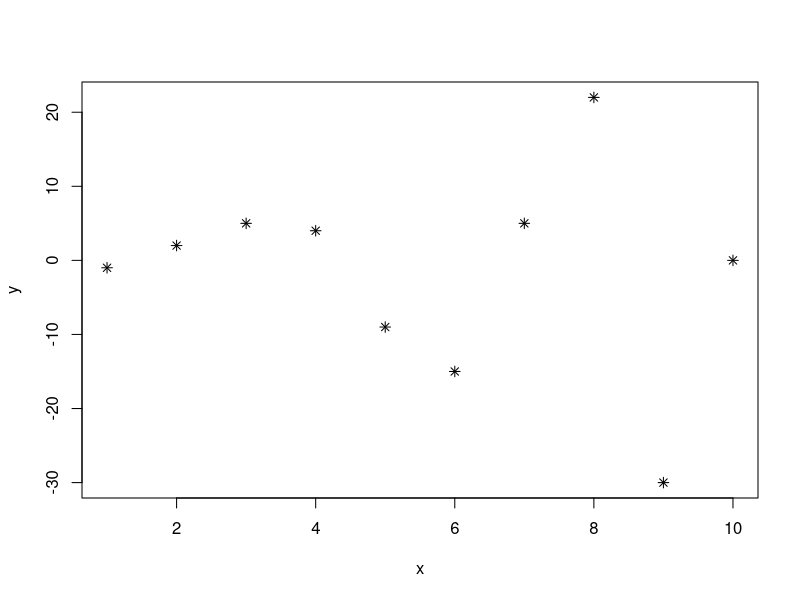
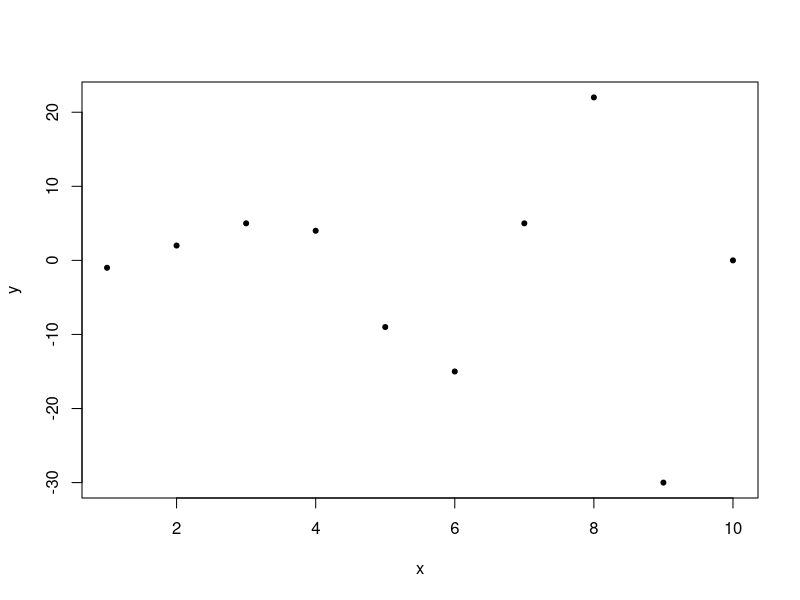
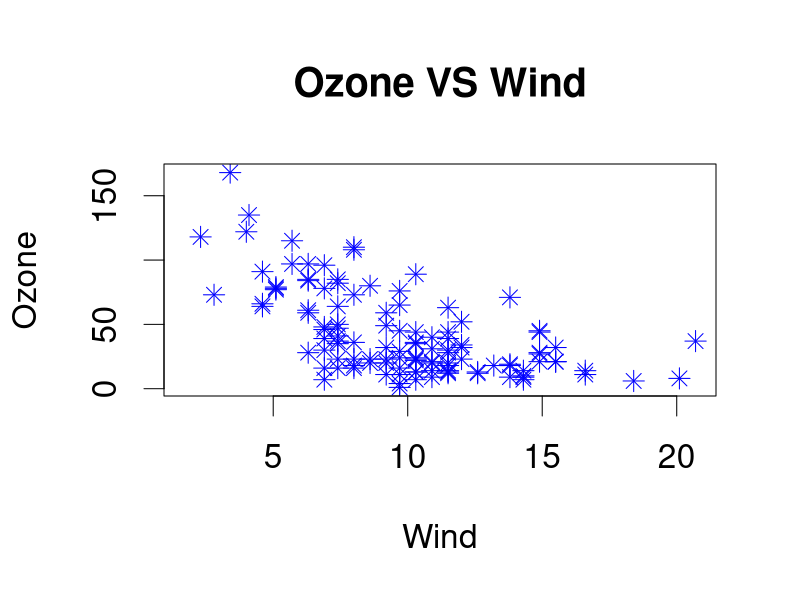
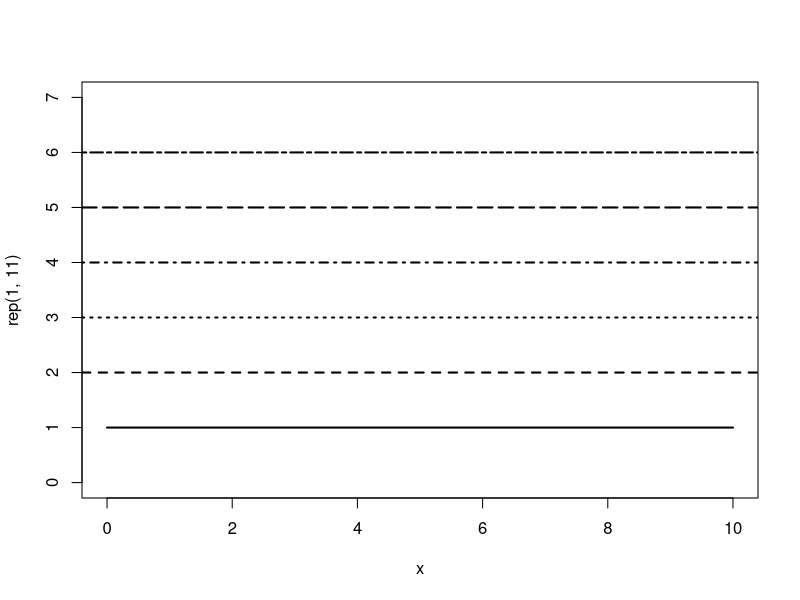
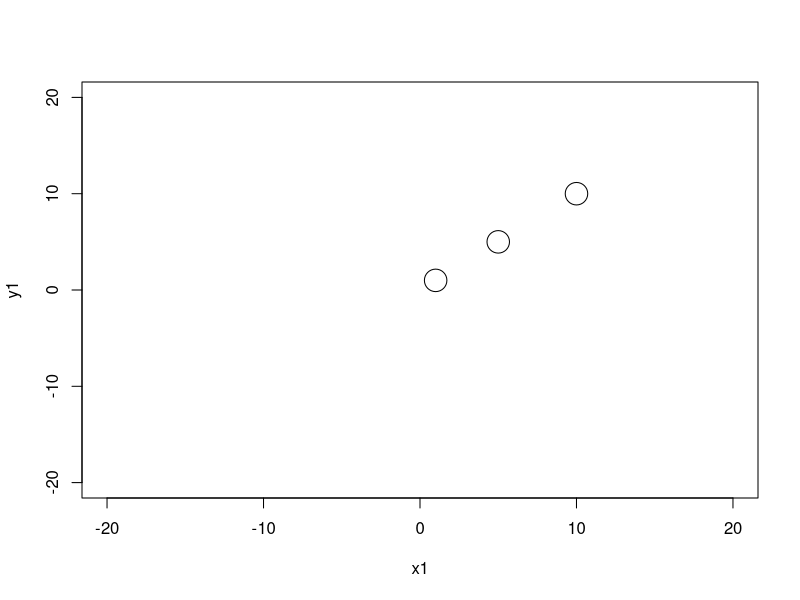
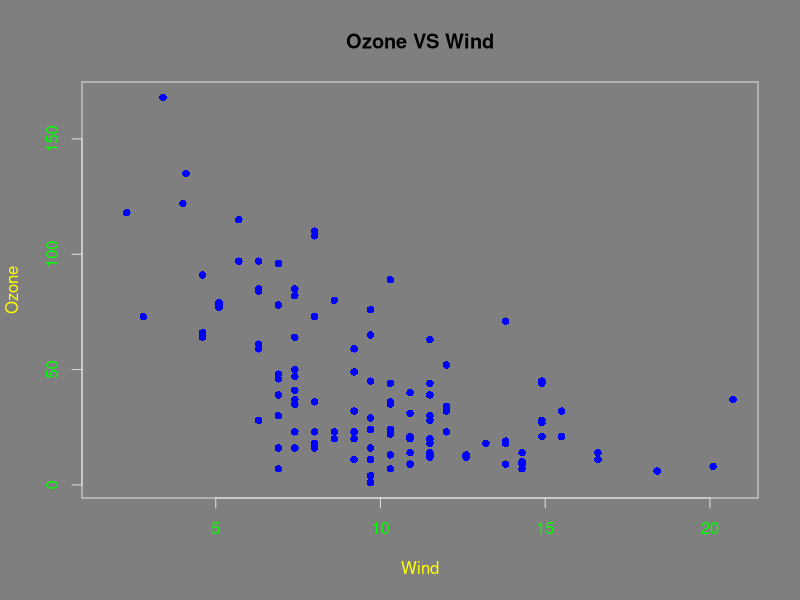
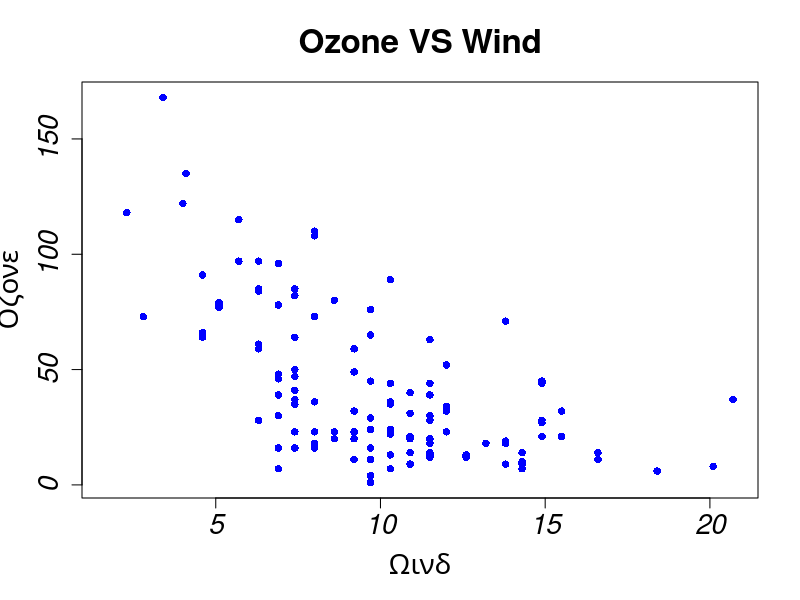
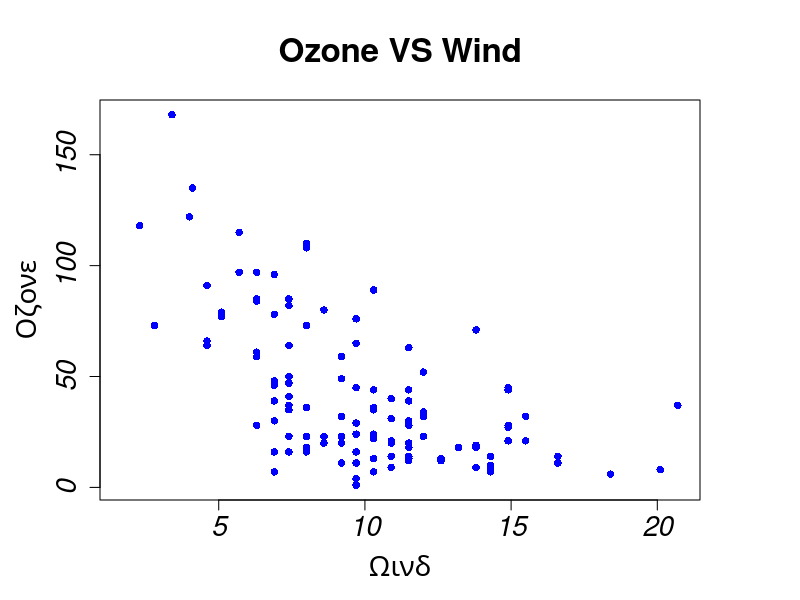

R code for these plots, in order:
# Graphical parameters

# par() function
par()

par.default <- par() # save default parameters


# alter plotting simbols pch
par(pch = 8)

# scatterplot
x <- 1:10
y <- c(-1,2,5,4,-9,-15,5,22,-30,0)
plot(x,y)

plot(x,y,pch = 20)


# alter text and symbol size
par(cex = 2)

plot(x = airquality$Wind,
     y = airquality$Ozone,
     col = "blue",
     main = "Ozone VS Wind",
     xlab = "Wind",
     ylab = "Ozone")

par(cex = 2, cex.axis = 0.5, cex.lab = 0.75, cex.main = 0.8)


# Altering lines
par(par.default) # reset to default parameters

x <- 0:10
plot(x = x, y = rep(1,11), type = "l", lty = 1, lwd = 2, ylim = c(0,7), xlim = c(0,10))
abline(h = 2, lty = 2, lwd = 2)
abline(h = 3, lty = 3, lwd = 2)
abline(h = 4, lty = 4, lwd = 2)
abline(h = 5, lty = 5, lwd = 2)
abline(h = 6, lty = 6, lwd = 2)

# Colors

# The same "white" color
x1 <- 1
y1 <- 1
x2 <- 5
y2 <- 5
x3 <- 10
y3 <- 10

colors() # vector of colors

plot(x1,y1, pch = 21, cex = 3, col = "black", bg = "white", xlim = c(-20,20), ylim = c(-20,20))
points(x2,y2, pch = 21, cex = 3, col = "black", bg = "#ffffff")
points(x3,y3, pch = 21, cex = 3, col = "black", bg = colors()[1])

# alter colors of labels
par(col = "red", col.axis = "green", col.lab = "yellow", col.main = "black", fg = "gray87", bg = "gray50")

plot(x = airquality$Wind,
     y = airquality$Ozone,
     col = "blue",
     main = "Ozone VS Wind",
     xlab = "Wind",
     ylab = "Ozone",
     pch = 16)


# Fonts
par(par.default)
par(font = 1, font.axis = 3, font.lab = 5, font.main = 2, ps = 20, family = "sans")
plot(x = airquality$Wind,
     y = airquality$Ozone,
     col = "blue",
     main = "Ozone VS Wind",
     xlab = "Wind",
     ylab = "Ozone",
     pch = 16)

# Margins
par(mar = c(0,0,0,0))
par(mar = c(2,0,0,2))
par(mar = c(2,2,2,2))
par(mar = c(5,5,5,5))

plot(x = airquality$Wind,
     y = airquality$Ozone,
     col = "blue",
     main = "Ozone VS Wind",
     xlab = "Wind",
     ylab = "Ozone",
     pch = 16)
